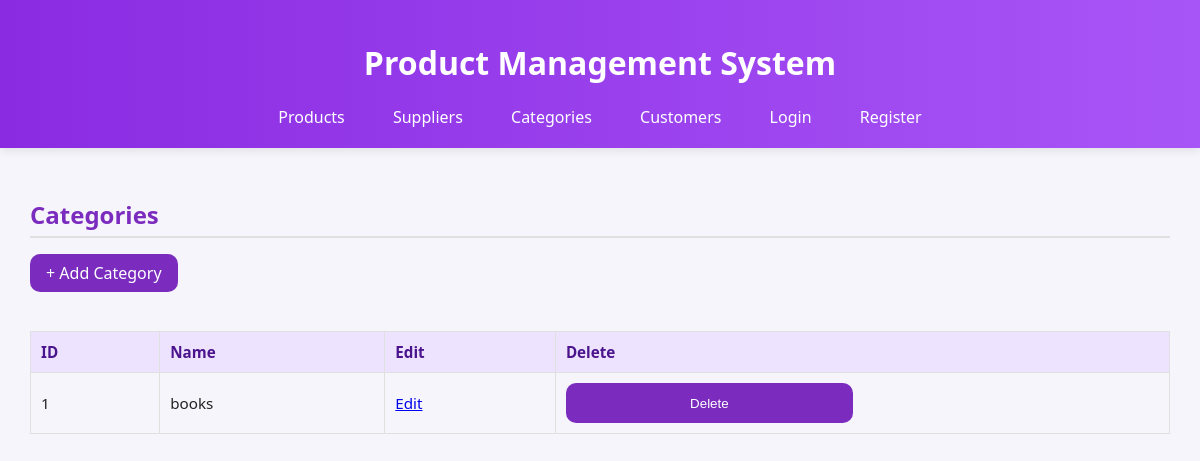
The page /categories on the database as committed earlier.
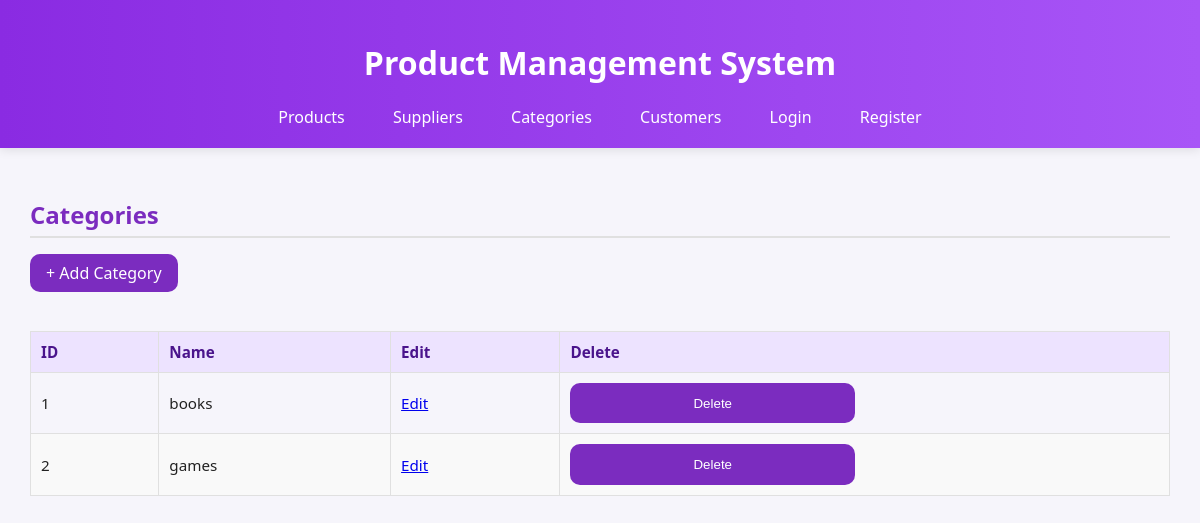
The same page on the database as committed later.
### models.py (models this page shows)
class Category(db.Model):
    id = db.Column(db.Integer, primary_key=True)
    name = db.Column(db.String(100), nullable=False)
    products = db.relationship('Product', backref='category', lazy=True)

### routes.py (the view)
@app.route('/categories')
def categories():
    categories = Category.query.all()
    return render_template('categories.html', categories=categories)

### routes.py (called while the page is built)
@app.context_processor
def inject_user_status():
    return {'logged_in': 'user_id' in session}

### templates/categories.html (shortened to what this page needs)
{% extends "base.html" %}
{% block content %}
<div class="card">
  <div class="card-header">
    <h2>Categories</h2>
    <a href="{{ url_for('add_category') }}" class="btn-add">+ Add Category</a>
  </div>
  <table class="styled-table">
    <thead>
      <tr>
        <th>ID</th>
        <th>Name</th>
        <th>Edit</th>
        <th>Delete</th>
      </tr>
    </thead>
    <tbody>
      {% for category in categories %}
      <tr>
        <td>{{ category.id }}</td>
        <td>{{ category.name }}</td>
        <td><a href="{{ url_for('edit_item', model='category', item_id=category.id) }}" class="btn-edit">Edit</a></td>
        <td>
          <form method="POST" action="{{ url_for('delete_item', model='category', item_id=category.id) }}" onsubmit="return confirm('Delete this category?');">
            <button type="submit" class="btn-delete">Delete</button>
          </form>
        </td>
      </tr>
      {% else %}
      <tr><td colspan="4" style="text-align:center;">No categories found</td></tr>
      {% endfor %}
    </tbody>
  </table>
</div>
{% endblock %}

Rows that differ between the two databases and show on the page:
added Category: id "2", name "games"
